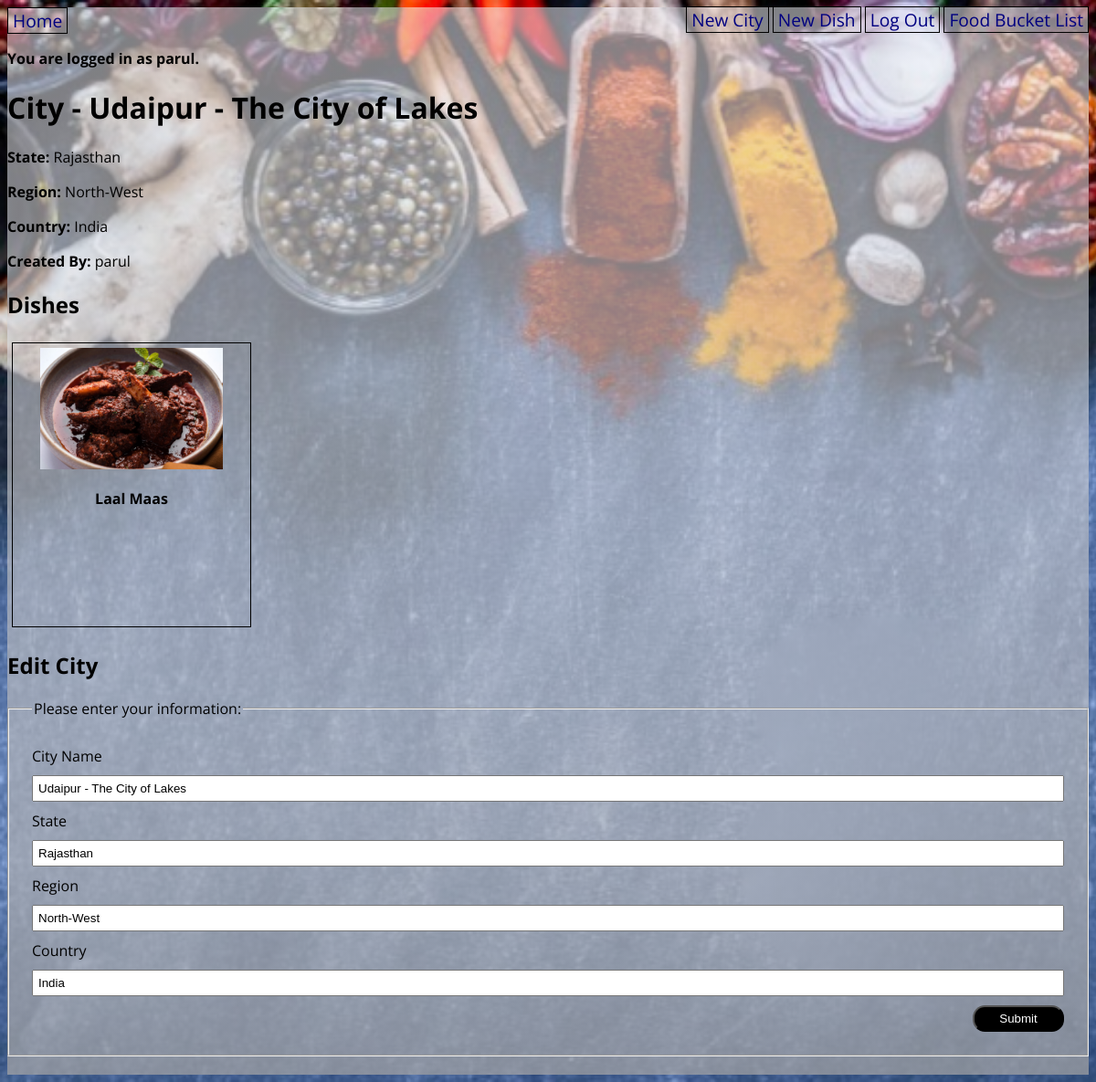
The page /city/1 (signed in) on the database its author committed.
### thali_app/models.py (models this page shows, shortened)
class User(UserMixin, db.Model):
    id = db.Column(db.Integer, primary_key=True)
    username = db.Column(db.String(80), nullable=False)
    password = db.Column(db.String(80), nullable=False)
    favorites_list_user = db.relationship(
        'Dish', secondary='user_favorites_list', back_populates='favorites_list_dishes')
    def __str__(self):
        return f"{self.username}"

class City(db.Model):
    id = db.Column(db.Integer, primary_key=True)
    name = db.Column(db.String(80), nullable=False)
    state = db.Column(db.String(80), nullable=False)
    region = db.Column(db.String(80), nullable=False)
    country = db.Column(db.String(80), nullable=False)
    short_desc = db.Column(db.String(500), nullable=False)
    dishes = db.relationship('Dish', back_populates='city')
    created_by_id = db.Column(db.Integer, db.ForeignKey('user.id'))
    created_by = db.relationship('User')

class Dish(db.Model):
    id = db.Column(db.Integer, primary_key=True)
    name = db.Column(db.String(80), nullable=False)
    short_desc = db.Column(db.String(250), nullable=False)
    category = db.Column(db.Enum(FoodCategory), default=FoodCategory.OTHER)
    photo_url = db.Column(URLType)
    where_to_eat = db.Column(db.String(80), nullable=False)
    city_id = db.Column(
        db.Integer, db.ForeignKey('city.id'), nullable=False)
    city = db.relationship('City', back_populates='dishes')
    created_by_id = db.Column(db.Integer, db.ForeignKey('user.id'))
    created_by = db.relationship('User')
    favorites_list_dishes = db.relationship(
        'User', secondary='user_favorites_list', back_populates='favorites_list_user')

### thali_app/main/routes.py (the view)
@main.route('/city/<city_id>', methods=['GET', 'POST'])
@login_required
def city_detail(city_id):
    city = City.query.get(city_id)
    form = CityForm(obj=city)
    if form.validate_on_submit():
        form.populate_obj(city)
        db.session.add(city)
        db.session.commit()
        flash("City was updated successfully")
        return redirect(url_for("main.city_detail", city_id=city.id))
    city = City.query.get(city_id)
    return render_template('city_detail.html',city=city, form=form)

### thali_app/main/forms.py
class CityForm(FlaskForm):
    name = StringField("City Name",
        validators=[
            DataRequired(),
            Length(min=3, max=80, message="The city name needs to be between 3 and 80 chars")
        ])
    state = StringField("State",
            validators=[
            Length(min=0, max=80, message="The state name needs to be between 3 and 80 chars")
        ])
    region = StringField("Region",
            validators=[
            Length(min=0, max=80, message="The region name needs to be between 3 and 80 chars")
        ])
    country = StringField("Country",
        validators=[
        Length(min=3, max=80, message="The country name needs to be between 3 and 80 chars")
    ])
    short_desc = StringField("Short Description",
        validators=[
            Length(min=0, max=250, message= "The description needs to be less than 250 charcaters")
    ])
    submit = SubmitField("Submit")

### thali_app/extensions.py (called while the page is built)
@login_manager.user_loader
def load_user(user_id):
    return User.query.get(user_id)

### thali_app/templates/city_detail.html (shortened to what this page needs)
{% extends 'base.html' %}
{% block content %}
<h1>City - {{ city.name }}</h1>
<p>
    <strong>State: </strong> {{ city.state }}
</p>
<p>
    <strong>Region: </strong> {{ city.region }}
</p>
<p>
    <strong>Country: </strong> {{ city.country }}
</p>
<p>
    <strong>Created By: </strong> {{ city.created_by }}
</p>
<h2>Dishes</h2>
<div class="dishes">
    {% for dish in city.dishes %}
    <div class="dish-details">
        <a href="/dish/{{ dish.id }}"><img src="{{ dish.photo_url }}" alt="{{ dish.name }}" width="200px"></a>
        <p><strong>{{ dish.name }}</strong></p>
    </div>
    {% endfor %}
</div>
<h2>Edit City</h2>
<form method="POST" action="{{ url_for('main.city_detail', city_id=city.id) }}">
    <fieldset>
        <legend>Please enter your information:</legend>
        {{ form.name.label }}
        {{ form.name }}
        {{ form.state.label }}
        {{ form.state }}
        {{ form.region.label }}
        {{ form.region }}
        {{ form.country.label }}
        {{ form.country }}
        {{ form.submit }}
    </fieldset>
</form>
{% endblock %}

### thali_app/templates/base.html (shortened to what this page needs)
<!DOCTYPE html>
<html>
    <head>
        <link rel="stylesheet" href="/static/style.css">
    </head>
    <body>
        <div id="content">
            <nav>
                <a href="/">Home</a>
                <div>
                    {% if current_user.is_authenticated %}
                        <a href="/new_city">New City</a>
                        <a href="/new_dish">New Dish</a>
                        <a href="/logout">Log Out</a>
                        <a href="/favorites_list">Food Bucket List</a>
                    {% else %}
                    <!-- Only show these links if the current user is NOT
                        authenticated (logged in)! -->
                        <a href="/signup">Sign Up</a>
                        <a href="/login">Log In</a>
                    {% endif %}
                </div>
            </nav>
            {% if current_user.is_authenticated %}
                <p><b>You are logged in as {{ current_user.username }}.</b></p>
            {% endif %}
            {% block content %}{% endblock %}
        </div>
    </body>
</html>

### thali_app/static/style.css (style rules this page uses)
#content { background-image: linear-gradient(to bottom, rgba(245, 246, 252, 0.52), rgba(163, 163, 165, 0.73)), url("/static/img/background.jpeg"); background-color: #cccccc; background-size: cover; font-family: 'Open Sans', sans-serif; }
body { background-image: url("/static/img/background.jpeg"); background-color: #cccccc; background-size: cover; display: flex; flex-direction: column; align-items: center; font-family: 'Open Sans', sans-serif; }
#content { width: 100%; background-color: rgb(237, 238, 241); }
nav { width: 100%; display: flex; flex-direction: row; justify-content: space-between; }
nav a { color: navy; text-decoration: none; border: 1px solid black; padding: 0 5px; font-size: 1.2em; }
fieldset { display: flex; flex-direction: column; margin: 20px 0; padding: 20px; }
fieldset * { margin: 5px; }
fieldset input { padding: 5px; }
input[type=submit] { width: 100px; align-self: flex-end; background-color:black; border-radius: 1em; color:white; font-size: 500; padding: 1.7 rem; }
div.dishes { display: flex; flex-direction: row; flex-wrap: wrap; }
div.dish-details { border: 1px solid black; margin: 5px; padding: 5px; text-align: center; width: 250px; height: 300px; }

### rows shown on the page
User: username "parul", created_by "parul"
City: name "Udaipur - The City of Lakes", state "Rajasthan", region "North-West", country "India"
Dish: photo_url (picture), name "Laal Maas"
